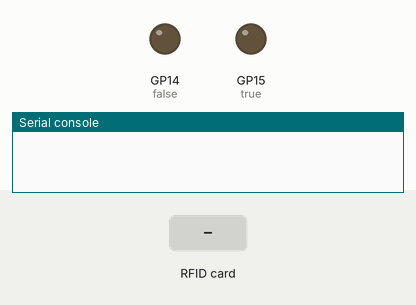
A program run on a simulated Raspberry Pi Pico running MicroPython. Parts: output pins drawn as LEDs (lit = HIGH), the last lines printed to the serial console. Dashed ring = blinking. The inputs (shaded band) are chosen by the test bench. The interpreter's speed is modelled, so counts of loop turns are approximate; library files of the repository ran but are not shown: mfrc522.py; pins used as bus, display or sensor lines are not drawn.

Above: at 1.2 s.
1.3 s: RFID card 5E 7A 19 C4 held to the reader
At 2.13 s:
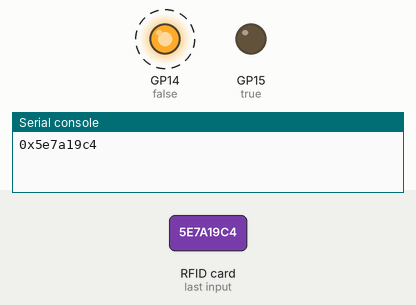
Timing chart, 0 to 4.3 s (numbered marks = the images above; inputs shaded):
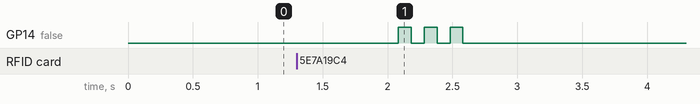

The program:

espcard.py
```python
from machine import Pin, I2C, SPI
import machine
import _thread
import time
from mfrc522 import MFRC522

true = Pin(15,Pin.OUT)
false = Pin(14,Pin.OUT)
sck = Pin(2, Pin.OUT)
mosi = Pin(3, Pin.OUT)
miso = Pin(4, Pin.OUT)
sda = Pin(1, Pin.OUT)
rst = Pin(5, Pin.OUT)
spi = SPI(0, baudrate=100000, polarity=0, phase=0, sck=sck, mosi=mosi, miso=miso)
card1 = ""
card2 = ""
card3 = ""
card4 = ""
card5 = ""
card6 = ""


def card_scan():
    rdr = MFRC522(spi, sda, rst)
    (stat, tag_type) = rdr.request(rdr.REQIDL)
    if stat == rdr.OK:
        (stat, raw_uid) = rdr.anticoll()
        if stat == rdr.OK:
            uid = ("0x%02x%02x%02x%02x" % (raw_uid[0], raw_uid[1], raw_uid[2], raw_uid[3]))
            print(uid)
            if uid == card1:
                true.toggle()
                time.sleep(1)

            elif uid == card2:
                true.toggle()
                time.sleep(1)
            else:
                false.value(1)
                time.sleep(0.1)
                false.value(0)
                time.sleep(0.1)
                false.value(1)
                time.sleep(0.1)
                false.value(0)
                time.sleep(0.1)
                false.value(1)
                time.sleep(0.1)
                false.value(0)
                time.sleep(1)


while True:
    card_scan()
    time.sleep(1)
```

Measured:
- after the input at 1.3 s, GP14 (false): alternates HIGH for 0.10 s and LOW for 0.10 s, 6 changes in all, then stays LOW, starting after 0.78 s
